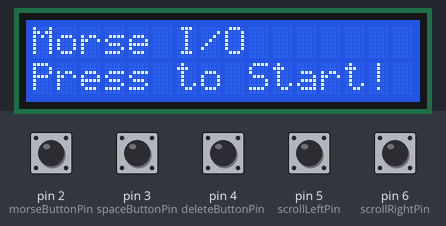
Simulated run of this sketch. Board: Arduino Uno, built with avr-gcc and run on an emulated ATmega328P. Parts: 16×2 character LCD. The inputs (shaded band) are chosen by the test bench; at power-on: pin 2 (morseButtonPin), pin 3 (spaceButtonPin), pin 4 (deleteButtonPin), pin 5 (scrollLeftPin), pin 6 (scrollRightPin) HIGH. What the sketch prints to the serial monitor is not drawn.

Above: at 1.2 s.
1.3 s: pin 2 (morseButtonPin) pulled LOW for 0.15 s
At 2.5 s:
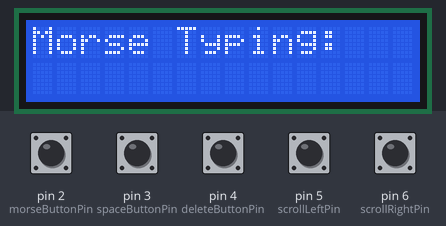
2.9 s: pin 3 (spaceButtonPin) pulled LOW for 0.15 s
At 4.1 s:
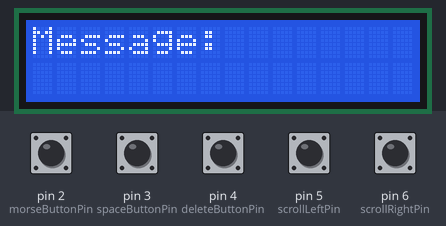
4.5 s: pin 2 (morseButtonPin) pulled LOW for 1 s
At 7.4 s:
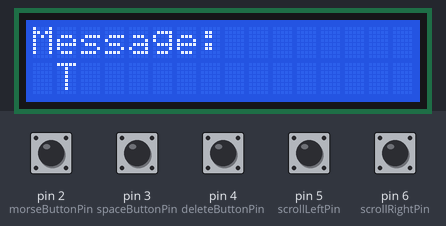
8.5 s: pin 2 (morseButtonPin) pulled LOW for 0.15 s
At 10.4 s:
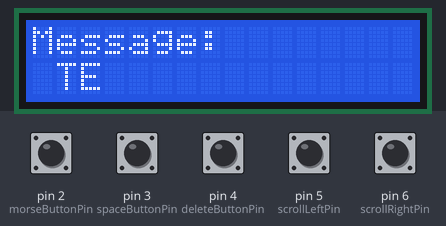
11.6 s: pin 2 (morseButtonPin) pulled LOW for 0.15 s
At 14.0 s:
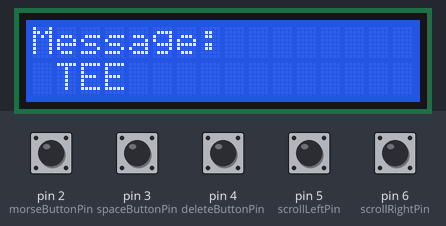
14.7 s: pin 2 (morseButtonPin) pulled LOW for 1 s
At 17.6 s:
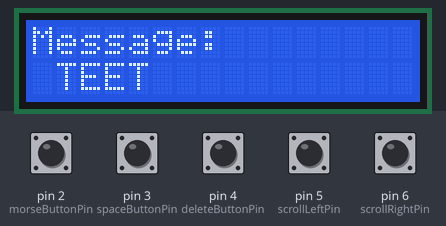
Timing chart, 0 to 19.1 s (numbered marks = the images above; inputs shaded):
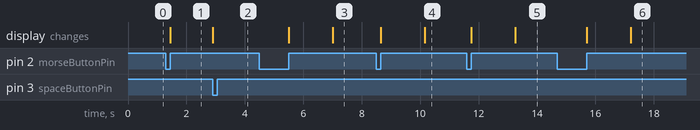

Measured:
- after the input at 1.3 s, the display: changes after 0.15 s (image 1)
- after the input at 2.9 s, the display: changes at once (image 2)
- after the input at 4.5 s, the display: first changes after 1.0 s (image 3 shows a later state)
- after the input at 8.5 s, the display: first changes after 0.15 s (image 4 shows a later state)
- after the input at 11.6 s, the display: first changes after 0.15 s (image 5 shows a later state)
- after the input at 14.7 s, the display: first changes after 1.0 s (image 6 shows a later state)

The sketch:

morse-io.ino
```cpp
#include <LiquidCrystal.h>

LiquidCrystal lcd(7, 8, 9, 10, 11, 12);

// Pin assignments
const int morseButtonPin  = 2;
const int spaceButtonPin  = 3;
const int deleteButtonPin = 4;
const int scrollLeftPin   = 5;
const int scrollRightPin  = 6;

// Morse tracking
unsigned long pressStart = 0;
unsigned long lastRelease = 0;
unsigned long lastInteraction = 0;
bool isPressed = false;
bool showingSplash = false;
String morseInput = "";
String message = "";

// Scroll
int scrollIndex = 0;

void setup() {
  pinMode(morseButtonPin, INPUT_PULLUP);
  pinMode(spaceButtonPin, INPUT_PULLUP);
  pinMode(deleteButtonPin, INPUT_PULLUP);
  pinMode(scrollLeftPin, INPUT_PULLUP);
  pinMode(scrollRightPin, INPUT_PULLUP);

  lcd.begin(16, 2);
  lcd.clear();
  lcd.setCursor(0, 0);
  lcd.print("Morse I/O");
  lcd.setCursor(0, 1);
  lcd.print("Press to Start!");

  Serial.begin(9600);
  showingSplash = true;
}

void loop() {
  // Wake from splash screen
  if (showingSplash && digitalRead(morseButtonPin) == LOW) {
    while (digitalRead(morseButtonPin) == LOW);
    lcd.clear();
    lcd.print("Morse Typing:");
    scrollIndex = 0;
    morseInput = "";
    message = "";
    showingSplash = false;
    lastInteraction = millis();
    delay(200);
    return;
  }

  if (showingSplash) return;

  // Morse Input
  bool currentState = digitalRead(morseButtonPin) == LOW;
  if (currentState && !isPressed) {
    isPressed = true;
    pressStart = millis();
  }

  if (!currentState && isPressed) {
    isPressed = false;
    unsigned long pressDuration = millis() - pressStart;

    if (pressDuration < 250) {
      morseInput += ".";
    } else {
      morseInput += "-";
    }

    lcd.setCursor(0, 1);
    lcd.print(morseInput + "            ");
    lastRelease = millis();
    lastInteraction = millis();
  }

  // End of letter
  if (!isPressed && morseInput.length() > 0 && millis() - lastRelease > 1500) {
    char letter = decodeMorse(morseInput);
    message += letter;
    morseInput = "";
    scrollIndex = max(0, message.length() - 16);
    updateLCD();
    lastInteraction = millis();
  }

  // Space Button
  if (digitalRead(spaceButtonPin) == LOW) {
    message += ' ';
    scrollIndex = max(0, message.length() - 16);
    updateLCD();
    lastInteraction = millis();
    delay(300);
  }

  // Delete / Clear Button
  if (digitalRead(deleteButtonPin) == LOW) {
    unsigned long holdStart = millis();
    while (digitalRead(deleteButtonPin) == LOW);
    unsigned long duration = millis() - holdStart;

    if (duration < 1000) {
      if (message.length() > 0) {
        message.remove(message.length() - 1);
        scrollIndex = max(0, message.length() - 16);
        updateLCD();
      }
    } else {
      message = "";
      scrollIndex = 0;
      updateLCD();
    }
    lastInteraction = millis();
    delay(300);
  }

  // Scroll Left
  if (digitalRead(scrollLeftPin) == LOW) {
    if (scrollIndex > 0) scrollIndex--;
    updateLCD();
    lastInteraction = millis();
    delay(200);
  }

  // Scroll Right
  if (digitalRead(scrollRightPin) == LOW) {
    if (scrollIndex < max(0, message.length() - 16)) scrollIndex++;
    updateLCD();
    lastInteraction = millis();
    delay(200);
  }

  // Timeout
  if (!showingSplash && millis() - lastInteraction > 10000) {
    lcd.clear();
    lcd.setCursor(0, 0);
    lcd.print("Morse I/O");
    lcd.setCursor(0, 1);
    lcd.print("Press to Start!");
    showingSplash = true;
  }
}

void updateLCD() {
  lcd.clear();
  lcd.setCursor(0, 0);
  lcd.print("Message:");
  lcd.setCursor(0, 1);

  if (message.length() <= 16) {
    scrollIndex = 0;
    lcd.print(message);
  } else {
    if (scrollIndex < message.length() - 16) {
      scrollIndex = message.length() - 16;
    }
    lcd.print(message.substring(scrollIndex, scrollIndex + 16));
  }

  Serial.println("Message: " + message);
}

char decodeMorse(String code) {
  if (code == ".-") return 'A';
  if (code == "-...") return 'B';
  if (code == "-.-.") return 'C';
  if (code == "-..") return 'D';
  if (code == ".") return 'E';
  if (code == "..-.") return 'F';
  if (code == "--.") return 'G';
  if (code == "....") return 'H';
  if (code == "..") return 'I';
  if (code == ".---") return 'J';
  if (code == "-.-") return 'K';
  if (code == ".-..") return 'L';
  if (code == "--") return 'M';
  if (code == "-.") return 'N';
  if (code == "---") return 'O';
  if (code == ".--.") return 'P';
  if (code == "--.-") return 'Q';
  if (code == ".-.") return 'R';
  if (code == "...") return 'S';
  if (code == "-") return 'T';
  if (code == "..-") return 'U';
  if (code == "...-") return 'V';
  if (code == ".--") return 'W';
  if (code == "-..-") return 'X';
  if (code == "-.--") return 'Y';
  if (code == "--..") return 'Z';
  if (code == ".-.-.-") return '.';
  if (code == "--..--") return ',';
  if (code == "..--..") return '?';
  if (code == "-.-.--") return '!';
  if (code == "-....-") return '-';
  if (code == "-..-.") return '/';
  if (code == ".--.-.") return '@';
  if (code == "-.--.") return '(';
  if (code == "-.--.-") return ')';
  if (code == ".-..-.") return '"';

  return '?';
}
```
